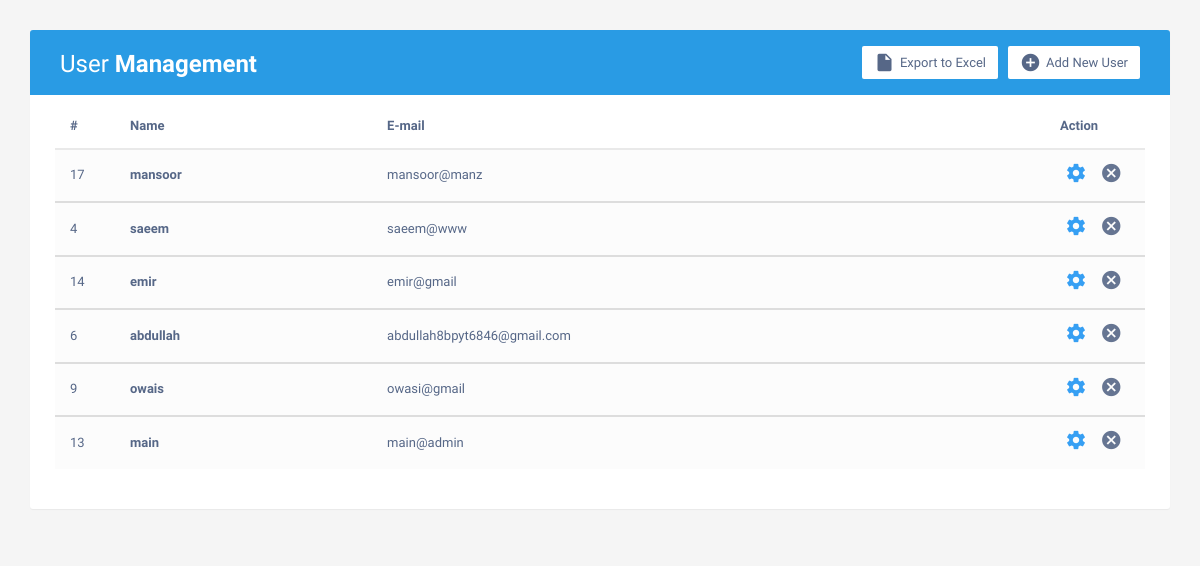
Screenshot of /admin/user2.php (signed in) with the database file from the repository.
### tables this page shows
CREATE TABLE IF NOT EXISTS `users` (
  `id` int(10) NOT NULL AUTO_INCREMENT,
  `name` varchar(100) NOT NULL,
  `email` varchar(100) NOT NULL,
  `user_type` varchar(100) NOT NULL,
  `password` varchar(100) NOT NULL,
  PRIMARY KEY (`email`),
  UNIQUE KEY `int` (`id`)
);

### admin/user2.php (the view, shortened to what this page needs)
<?php
      $db = mysqli_connect("localhost", "root", "", "mumbai_darshan");
?>
<!DOCTYPE html>
<html lang="en">
<head>
<link rel="stylesheet" href="https://maxcdn.bootstrapcdn.com/font-awesome/4.7.0/css/font-awesome.min.css">
<link rel="stylesheet" href="https://maxcdn.bootstrapcdn.com/bootstrap/3.3.7/css/bootstrap.min.css">
</head>
<body>
    <div class="container">
        <div class="table-wrapper">
            <div class="table-title">
                <div class="row">
                    <div class="col-sm-5">
						<h2>User <b>Management</b></h2>
					</div>
					<div class="col-sm-7">
						<a href="#" class="btn btn-primary"><i class="material-icons">&#xE147;</i> <span>Add New User</span></a>
						<a href="#" class="btn btn-primary"><i class="material-icons">&#xE24D;</i> <span>Export to Excel</span></a>
					</div>
                </div>
            </div>
            <table class="table table-striped table-hover">
                <thead>
                    <tr>
                        <th>#</th>
                        <th>Name</th>
						<th>E-mail</th>
						<th>Action</th>
                    </tr>
                </thead>
        <?php
        $view_users_query="select id,name,email from users where user_type='user'";
        $run=mysqli_query($db,$view_users_query);
        while($row=mysqli_fetch_array($run))
        {
            $user_id=$row[0];
            $user_name=$row[1];
            $user_email=$row[2];
        ?>
                <tbody>
                    <tr>
                        <td><?php echo $user_id;  ?></td>
                        <td><a href="#"><?php echo $user_name;  ?></a></td>
                        <td><?php echo $user_email;  ?></td>
						<td>
							<a href="#" class="settings" title="Settings" data-toggle="tooltip"><i class="material-icons">&#xE8B8;</i></a>
							<a  href="delete.php?del=<?php echo $user_id ?>"><i class="material-icons">&#xE5C9;</i></a>
						</td>
                    </tr>
				    </div>
                </tbody>
                <?php } ?>
</body>
</html>

### admin/user2.php (style rules this page uses)
body { color: #566787; background: #f5f5f5; font-family: 'Varela Round', sans-serif; font-size: 13px; }
.table-wrapper { background: #fff; padding: 20px 25px; margin: 30px 0; border-radius: 3px; box-shadow: 0 1px 1px rgba(0,0,0,.05); }
.table-title { padding-bottom: 15px; background: #299be4; color: #fff; padding: 16px 30px; margin: -20px -25px 10px; border-radius: 3px 3px 0 0; }
.table-title h2 { margin: 5px 0 0; font-size: 24px; }
.table-title .btn { color: #566787; float: right; font-size: 13px; background: #fff; border: none; min-width: 50px; border-radius: 2px; border: none; outline: none !important; margin-left: 10px; }
.table-title .btn i { float: left; font-size: 21px; margin-right: 5px; }
.table-title .btn span { float: left; margin-top: 2px; }
table.table tr th, table.table tr td { border-color: #e9e9e9; padding: 12px 15px; vertical-align: middle; }
table.table tr th:first-child { width: 60px; }
table.table tr th:last-child { width: 100px; }
table.table-striped tbody tr:nth-of-type(odd) { background-color: #fcfcfc; }
table.table td:last-child i { opacity: 0.9; font-size: 22px; margin: 0 5px; }
table.table td a { font-weight: bold; color: #566787; display: inline-block; text-decoration: none; }
table.table td a.settings { color: #2196F3; }
table.table td i { font-size: 19px; }

### rows the page displays
users: id "17", name "mansoor", email "mansoor@manz"
users: id "4", name "saeem", email "saeem@www"
users: id "14", name "emir", email "emir@gmail"
users: id "6", name "abdullah", email "abdullah8bpyt6846@gmail.com"
users: id "9", name "owais", email "owasi@gmail"
users: id "13", name "main", email "main@admin"
